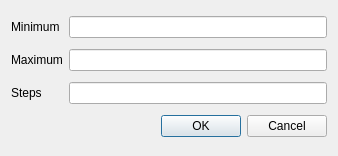
<?xml version="1.0" encoding="UTF-8"?>
<ui version="4.0">
 <class>generate_scales</class>
 <widget class="QDialog" name="generate_scales">
  <property name="geometry">
   <rect>
    <x>0</x>
    <y>0</y>
    <width>338</width>
    <height>156</height>
   </rect>
  </property>
  <property name="windowTitle">
   <string>Generate scales</string>
  </property>
  <layout class="QGridLayout" name="gridLayout">
   <item row="0" column="0">
    <widget class="QLabel" name="min_lbl">
     <property name="text">
      <string>Minimum</string>
     </property>
    </widget>
   </item>
   <item row="0" column="1">
    <widget class="QLineEdit" name="min_lineedit"/>
   </item>
   <item row="1" column="0">
    <widget class="QLabel" name="max_lbl">
     <property name="text">
      <string>Maximum</string>
     </property>
    </widget>
   </item>
   <item row="1" column="1">
    <widget class="QLineEdit" name="max_lineedit"/>
   </item>
   <item row="2" column="0">
    <widget class="QLabel" name="steps_lbl">
     <property name="text">
      <string>Steps</string>
     </property>
    </widget>
   </item>
   <item row="2" column="1">
    <widget class="QLineEdit" name="steps_lineedit"/>
   </item>
   <item row="3" column="0" colspan="2">
    <widget class="QDialogButtonBox" name="buttonBox">
     <property name="orientation">
      <enum>Qt::Horizontal</enum>
     </property>
     <property name="standardButtons">
      <set>QDialogButtonBox::Cancel|QDialogButtonBox::Ok</set>
     </property>
    </widget>
   </item>
  </layout>
 </widget>
 <resources/>
 <connections>
  <connection>
   <sender>buttonBox</sender>
   <signal>accepted()</signal>
   <receiver>generate_scales</receiver>
   <slot>accept()</slot>
   <hints>
    <hint type="sourcelabel">
     <x>248</x>
     <y>254</y>
    </hint>
    <hint type="destinationlabel">
     <x>157</x>
     <y>274</y>
    </hint>
   </hints>
  </connection>
  <connection>
   <sender>buttonBox</sender>
   <signal>rejected()</signal>
   <receiver>generate_scales</receiver>
   <slot>reject()</slot>
   <hints>
    <hint type="sourcelabel">
     <x>316</x>
     <y>260</y>
    </hint>
    <hint type="destinationlabel">
     <x>286</x>
     <y>274</y>
    </hint>
   </hints>
  </connection>
 </connections>
</ui>
